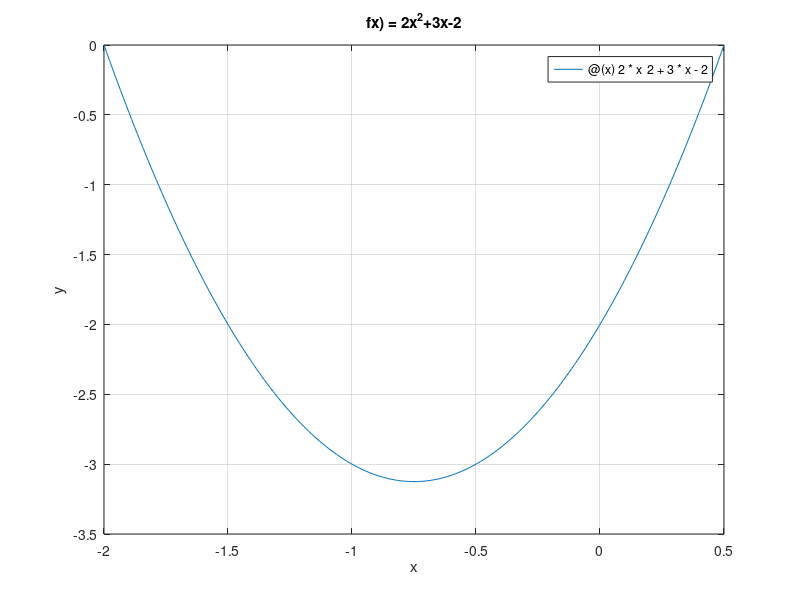

Write MATLAB code to recreate this figure.
clc
%Funcion Polinomial Polinomial, Grado 2
f=@(x)2*x^2+3*x-2;
%Grafica de la funcion intervalo x: [-2,0.5]:
fplot(f,[-2,0.5]);
grid on;
title("fx) = 2x^2+3x-2");
xlabel("x");
ylabel("y");
%Encontrar los ceros de la funcion:
%Coeficientes de la funcion f(x):
P=[2 3 -2];
r=roots(P);
disp("Los ceros de la funcion f(x) son: ")
disp(r);